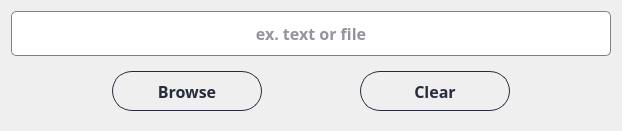
            <widget class="QWidget" name="widget_45" native="true">
             <layout class="QVBoxLayout" name="verticalLayout_27">
              <item>
               <widget class="QLineEdit" name="lineEdit_MSdigest">
                <property name="minimumSize">
                 <size>
                  <width>600</width>
                  <height>45</height>
                 </size>
                </property>
                <property name="font">
                 <font>
                  <family>Bahnschrift SemiBold</family>
                  <pointsize>12</pointsize>
                  <weight>75</weight>
                  <bold>true</bold>
                 </font>
                </property>
                <property name="styleSheet">
                 <string notr="true">QLineEdit {
  border: 1px solid gray;
  color: rgba(40,43,61,255);
  border-radius: 5px;
}

QLineEdit:hover {
  border: 2px solid;
  border-color: rgba(0,143,255,255);
}
QLineEdit:focus {
  border: 1px solid;
  border-color: rgba(88,199,141,255);
}
</string>
                </property>
                <property name="alignment">
                 <set>Qt::AlignCenter</set>
                </property>
                <property name="placeholderText">
                 <string>ex. text or file</string>
                </property>
               </widget>
              </item>
              <item>
               <widget class="QWidget" name="widget_47" native="true">
                <layout class="QHBoxLayout" name="horizontalLayout_20">
                 <item>
                  <widget class="QPushButton" name="btn_browseMSDigest">
                   <property name="minimumSize">
                    <size>
                     <width>150</width>
                     <height>40</height>
                    </size>
                   </property>
                   <property name="maximumSize">
                    <size>
                     <width>150</width>
                     <height>40</height>
                    </size>
                   </property>
                   <property name="font">
                    <font>
                     <family>Bahnschrift SemiBold</family>
                     <pointsize>12</pointsize>
                     <weight>75</weight>
                     <bold>true</bold>
                    </font>
                   </property>
                   <property name="cursor">
                    <cursorShape>PointingHandCursor</cursorShape>
                   </property>
                   <property name="styleSheet">
                    <string notr="true">QPushButton {    
    border: 1px solid rgba(40,43,61,255) ;
    border-radius: 20px;
    padding: 5px 10px;
	color: rgba(40,43,61,255) ;
}

QPushButton:hover {
    background-color: ;
}
</string>
                   </property>
                   <property name="text">
                    <string>Browse</string>
                   </property>
                   <property name="icon">
                    <iconset>
                     <normaloff>../icons/icon-folder.png</normaloff>../icons/icon-folder.png</iconset>
                   </property>
                   <property name="iconSize">
                    <size>
                     <width>30</width>
                     <height>30</height>
                    </size>
                   </property>
                  </widget>
                 </item>
                 <item>
                  <widget class="QPushButton" name="btn_clearMSDigest">
                   <property name="minimumSize">
                    <size>
                     <width>150</width>
                     <height>40</height>
                    </size>
                   </property>
                   <property name="maximumSize">
                    <size>
                     <width>150</width>
                     <height>40</height>
                    </size>
                   </property>
                   <property name="font">
                    <font>
                     <family>Bahnschrift SemiBold</family>
                     <pointsize>12</pointsize>
                     <weight>75</weight>
                     <bold>true</bold>
                    </font>
                   </property>
                   <property name="cursor">
                    <cursorShape>PointingHandCursor</cursorShape>
                   </property>
                   <property name="styleSheet">
                    <string notr="true">QPushButton {    
    border: 1px solid rgba(40,43,61,255) ;
    border-radius: 20px;
    padding: 5px 10px;
	color: rgba(40,43,61,255) ;
}

QPushButton:hover {
    background-color: ;
}
</string>
                   </property>
                   <property name="text">
                    <string>Clear</string>
                   </property>
                   <property name="icon">
                    <iconset>
                     <normaloff>../icons/icon-clear.png</normaloff>../icons/icon-clear.png</iconset>
                   </property>
                   <property name="iconSize">
                    <size>
                     <width>30</width>
                     <height>30</height>
                    </size>
                   </property>
                  </widget>
                 </item>
                </layout>
               </widget>
              </item>
             </layout>
            </widget>
